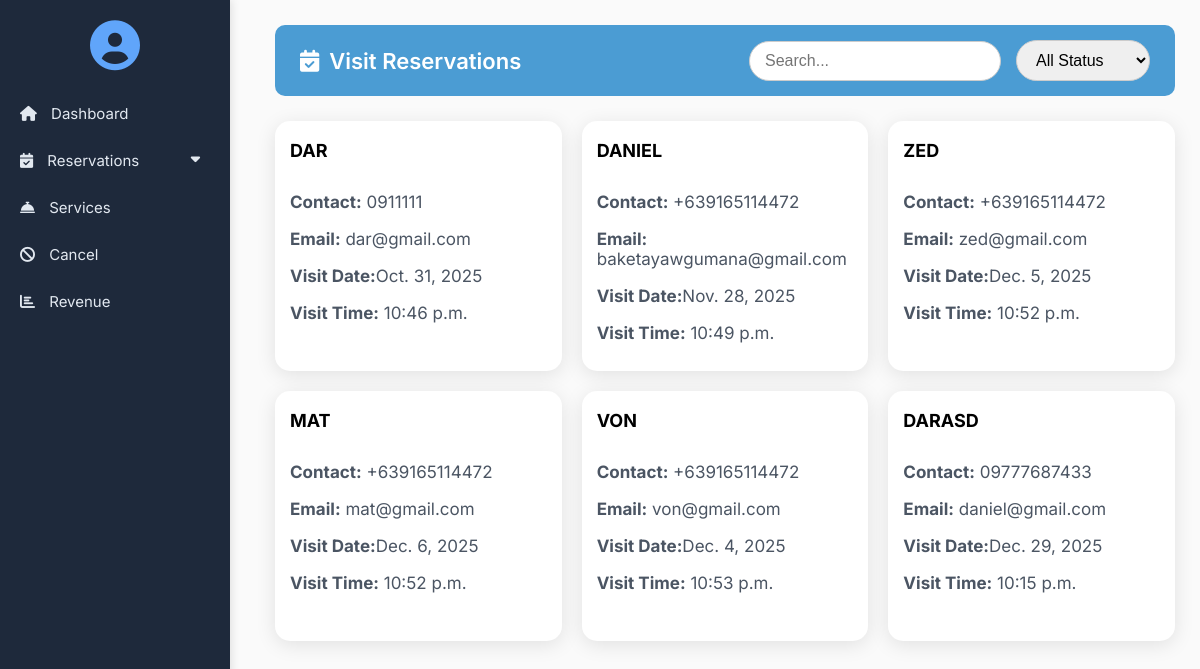
Screenshot of /dashboard/visit_reservation with the database file from the repository.
### visitors/models.py (models this page shows, shortened)
class Visitors(models.Model):
    visitor_name = models.CharField(max_length=100)
    visitor_email = models.EmailField(max_length=50, blank=True, null=True)
    visitor_contact = models.CharField(max_length=50)
    visitor_purpose = models.CharField(max_length=50, blank=True)
    visit_date = models.DateField()
    visit_time = models.TimeField(null=True, blank=True)
    visit_created_at = models.DateTimeField(default=timezone.now)

### adminApp/views.py (the view)
# urls.py: path('visit_reservation', views.visit_reservation, name="visit_reservation"),
def visit_reservation(request):
    all_visitors = Visitors.objects.all()
    return render(request, 'admin_html/visit_reservation.html', {'visitors':all_visitors})

### adminApp/templates/admin_html/visit_reservation.html (shortened to what this page needs)
<!DOCTYPE html>
<html lang="en">
<head>
  <link rel="stylesheet" href="https://cdnjs.cloudflare.com/ajax/libs/font-awesome/6.0.0/css/all.min.css">
</head>
<body>
    <div class="sidebar">
        <div class="sidebar-header">
            <i class="fas fa-user-circle"></i>
        </div>
        <a href="/dashboard"><i class="fas fa-home"></i> Dashboard</a>
        <a href="#" class="dropdown-btn">
            <i class="fas fa-calendar-check"></i> Reservations
            <i class="fas fa-caret-down" style="float:right;"></i>
        </a>
        <a href="services"><i class="fas fa-concierge-bell"></i> Services</a>
        <a href="canceled"><i class="fas fa-ban"></i> Cancel</a>
        <a href="revenue"><i class="fas fa-chart-bar"></i> Revenue</a>
    </div>
  <div class="div_container">
    <div class="top-bar">
      <div class="left-title">
        <i class="fa fa-calendar-check"></i> Visit Reservations
      </div>
      <div class="search-category-box">
        <div class="search-box">
          <input type="text" id="searchInput" placeholder="Search...">
        </div>
        <div class="category-box">
          <select id="statusFilter">
            <option value="">All Status</option>
          </select>
        </div>
      </div>
    </div>
    <div class="grid" id="reservationGrid">
      {% for visitor in visitors %}
        <div class="reservation-card" data-status="">
          <div class="card-header">
            <div>
              <strong>{{visitor.visitor_name}}</strong>
            </div>
            <div class="status-badge">
            </div>
          </div>
          <div class="card-body">
            <p><strong>Contact:</strong> {{visitor.visitor_contact}}</p>
            <p><strong>Email:</strong> {{visitor.visitor_email}}</p>
            <p><strong>Visit Date:</strong>{{visitor.visit_date}}</p>
            <p><strong>Visit Time:</strong> {{visitor.visit_time}}</p>
          </div>
        </div>
        {% endfor %}
    </div>
  </div>
</body>
</html>

### adminApp/templates/admin_html/visit_reservation.html (style rules this page uses)
body { font-family: 'Inter', sans-serif; background-color: #fafafa; margin: 0; padding: 0; }
.div_container { padding: 25px; margin-left: 75px; }
.top-bar { display: flex; justify-content: space-between; align-items: center; padding: 15px 25px; background: #4b9cd3; color: white; border-radius: 10px; margin-bottom: 25px; }
.left-title { font-size: 22px; font-weight: 600; display: flex; align-items: center; gap: 10px; }
.search-category-box { display: flex; gap: 15px; align-items: center; }
.search-box input { padding: 10px 15px; border-radius: 25px; border: 1px solid #ccc; font-size: 16px; width: 220px; }
.category-box select { padding: 10px 15px; border-radius: 25px; border: 1px solid #ccc; font-size: 16px; }
.grid { display: grid; grid-template-columns: repeat(auto-fill, minmax(280px, 1fr)); gap: 20px; }
.reservation-card { background-color: #ffffff; border-radius: 15px; box-shadow: 0 4px 20px rgba(0, 0, 0, 0.1); padding: 15px; cursor: pointer; transition: transform 0.3s ease-in-out; display: flex; flex-direction: column; justify-content: space-between; height: 220px; }
.card-header { display: flex; justify-content: space-between; align-items: center; margin-bottom: 10px; font-size: 18px; }
.card-header strong { text-transform: uppercase; }
.status-badge { padding: 6px 12px; border-radius: 20px; font-weight: 600; font-size: 14px; color: white; }
.card-body { flex-grow: 1; margin-bottom: 10px; font-size: 17px; color: #4b5563; }
.sidebar { position: fixed; top: 0; left: 0; width: 230px; height: 100%; background: #1e293b; color: #fff; padding-top: 20px; box-shadow: 2px 0 8px rgba(0, 0, 0, 0.1); }
.sidebar-header { text-align: center; margin-bottom: 20px; }
.sidebar-header i { font-size: 50px; color: #60a5fa; }
.sidebar a { display: block; padding: 14px 20px; font-size: 15px; color: #e2e8f0; text-decoration: none; transition: 0.2s; }
.sidebar a i { margin-right: 10px; }
.div_container { margin-left: 250px !important; }

### rows the page displays
Visitors: visitor_name "DAR", visitor_contact "0911111", visitor_email "dar@gmail.com", visit_date "Oct. 31, 2025", visit_time "10:46 p.m."
Visitors: visitor_name "DANIEL", visitor_contact "+639165114472", visitor_email "baketayawgumana@gmail.com", visit_date "Nov. 28, 2025", visit_time "10:49 p.m."
Visitors: visitor_name "ZED", visitor_contact "+639165114472", visitor_email "zed@gmail.com", visit_date "Dec. 5, 2025", visit_time "10:52 p.m."
Visitors: visitor_name "MAT", visitor_contact "+639165114472", visitor_email "mat@gmail.com", visit_date "Dec. 6, 2025", visit_time "10:52 p.m."
Visitors: visitor_name "VON", visitor_contact "+639165114472", visitor_email "von@gmail.com", visit_date "Dec. 4, 2025", visit_time "10:53 p.m."
Visitors: visitor_name "DARASD", visitor_contact "09777687433", visitor_email "daniel@gmail.com", visit_date "Dec. 29, 2025", visit_time "10:15 p.m."
